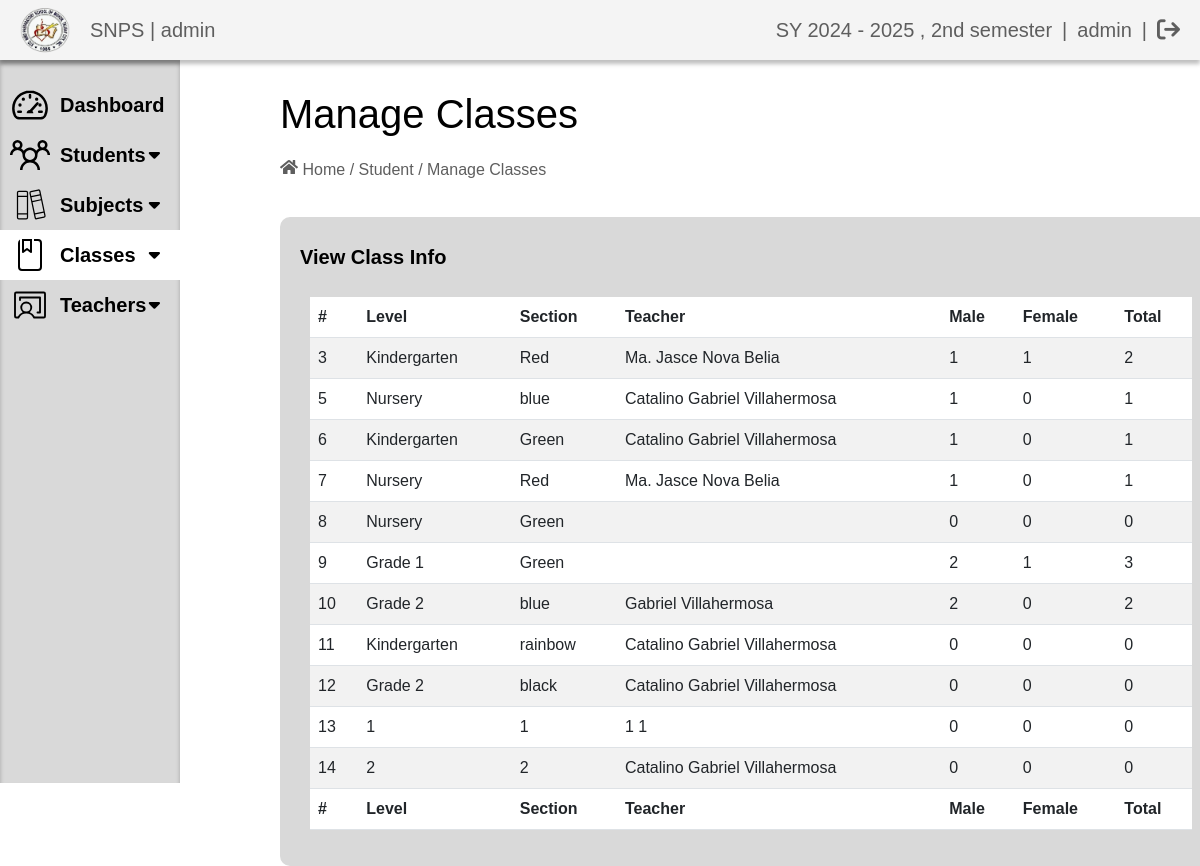
The page /adminDashboard/manageclass.php (signed in) on the database its author committed.
### tables this page shows
CREATE TABLE `classes` (
  `id` int(11) NOT NULL,
  `section` varchar(100) DEFAULT NULL,
  `level` varchar(255) DEFAULT NULL,
  `teacher` varchar(255) DEFAULT NULL,
  `teacher_id` int(11) NOT NULL
);

### adminDashboard/manageclass.php (the view, shortened to what this page needs)
<?php
if (isset($_SESSION['id']) && isset($_SESSION['user_name'])) {
    $conn = new mysqli("localhost", "root", "", "studentgradingsystem");
    $currentYear = date("Y");
    $currentMonth = date("n");
    if ($currentMonth < 6) {
        $startYear = $currentYear - 1;
        $endYear = $currentYear;
        $semester = "2nd semester";
    } else {
        $startYear = $currentYear;
        $endYear = $currentYear + 1;
        $semester = "1st semester";
    }
    $schoolYear = $startYear . " - " . $endYear . " , " . $semester;
    $sql = "
    SELECT
        c.id,
        c.level,
        c.section,
        c.teacher,
        SUM(CASE WHEN s.gender = 'Male' THEN 1 ELSE 0 END) AS male,
        SUM(CASE WHEN s.gender = 'Female' THEN 1 ELSE 0 END) AS female,
        COUNT(s.id) AS total
    FROM
        classes c
    LEFT JOIN
        studentinfo s ON c.id = s.class
    GROUP BY
        c.id, c.level, c.section,c.teacher
    ";
    $result = $conn->query($sql);
    ?>
    <!DOCTYPE html>
    <html>
    <head>
        <link rel="stylesheet" href="../Assets/css/bootstrap.min.css">
        <link rel="stylesheet" href="https://cdn.datatables.net/2.1.8/css/dataTables.bootstrap5.css">
        <link rel="stylesheet" type="text/css" href="../Assets/css/manageclass.css">
        <link rel="stylesheet" href="https://cdnjs.cloudflare.com/ajax/libs/font-awesome/6.4.2/css/all.min.css"
 />
    </head>
    <body>
        <div class="header">
            <div class="header-left">
                <img src="../Assets/images/logo.png" alt="Logo">
                <p>SNPS | <?php echo $_SESSION['role']; ?></p>
            </div>
            <div class="navlink">
                <p>SY <?php echo $schoolYear; ?></p>
                <p>|</p>
                <p class="user-name"><?php echo $_SESSION['name']; ?></p>
                <p>|</p>
                <a href="../logout.php"><i class="fa-solid fa-arrow-right-from-bracket"></i></a>
            </div>
        </div>
        <div class="sidenav">
            <ul>
                <li><a href="../adminDashboard/admin_dashboard.php" class="dashboardbtn">
                        <p class="stash--dashboard"></p>Dashboard
                    </a></li>
                <li><a href="#" class="student-btn">
                        <p class="fluent-mdl2--group"></p>Students
                        <span class="fas fa-caret-down second"></span>
                    </a>
                </li>
                <li><a href="#" class="jobplace-btn">
                        <p class="ph--books-thin"></p>Subjects
                        <span class="fas fa-caret-down third"></span>
                    </a>
                </li>
                <li><a href="#" class="classes-btn">
                        <p class="fluent--class-20-regular"></p>Classes
                        <span class="fas fa-caret-down fourth"></span>
                    </a>
                </li>
                <li><a href="#" class="teacher_add-btn">
                        <p class="ph--chalkboard-teacher-light"></p>Teachers
                        <span class="fas fa-caret-down fifth"></span>
                    </a>
                </li>
            </ul>
        </div>
        <div class="body-contents">
            <h1>Manage Classes</h1>
            <div class="bread-crumb">
                <p><span class="fa-solid--home"></span> Home / Student / Manage Classes</p>
            </div>
            <div class="dashboard">
                <p>View Class Info</p>
                <div class="datatable">
                    <table id="example" class="table table-striped" style="width:100%">
                        <thead>
                            <tr>
                                <th>#</th>
                                <th>Level</th>
                                <th>Section</th>
                                <th>Teacher</th>
                                <th>Male</th>
                                <th>Female</th>
                                <th>Total</th>
                            </tr>
                        </thead>
                        <tbody>
                            <?php
                            if ($result->num_rows > 0) {
                                while ($row = $result->fetch_assoc()) {
                                    echo "<tr>";
                                    echo "<td>" . $row['id'] . "</td>";
                                    echo "<td>" . $row['level'] . "</td>";
                                    echo "<td>" . $row['section'] . "</td>";
                                    echo "<td>" . $row['teacher'] . "</td>";
                                    echo "<td>" . $row['male'] . "</td>";
                                    echo "<td>" . $row['female'] . "</td>";
                                    echo "<td>" . $row['total'] . "</td>";
                                    echo "</tr>";
                                }
                            }
                            ?>
                        </tbody>
                        <tfoot>
                            <tr>
                                <th>#</th>
                                <th>Level</th>
                                <th>Section</th>
                                <th>Teacher</th>
                                <th>Male</th>
                                <th>Female</th>
                                <th>Total</th>
                            </tr>
                        </tfoot>
                    </table>
                </div>
            </div>
        </div>
    </body>
    </html>
    <?php
} else {
    header("Location: ../index.php");
    exit();
}
?>

### Assets/css/manageclass.css (style rules this page uses)
* { margin: 0; padding: 0; box-sizing: border-box; font-family: 'Arial', sans-serif; }
body { margin-top: 60px; }
.header { position: fixed; top: 0; width: 100%; display: flex; align-items: center; justify-content: space-between; padding: 10px 20px; background-color: #f4f4f4; height: 60px; box-shadow: 0px 4px 4px 0px rgba(0, 0, 0, 0.25); z-index: 1000; }
.header-left { display: flex; align-items: center; flex-shrink: 0; }
.header img { height: 50px; width: 50px; margin-right: 20px; }
.header p { color: #5E5E5E; font-size: 20px; margin: 0; }
.navlink { display: flex; align-items: center; gap: 10px; margin-left: auto; }
.navlink p { color: #5E5E5E; margin: 0; white-space: nowrap; }
.navlink a { color: #5E5E5E; font-size: 23px; text-decoration: none; }
.navlink p.user-name { max-width: 200px; overflow: hidden; text-overflow: ellipsis; white-space: nowrap; }
.sidenav { width: 15%; height: 45.2em; background: #D9D9D9; box-shadow: 0px 4px 4px 0px rgba(0, 0, 0, 0.25) inset; position: fixed; overflow-y: auto; scrollbar-width: none; }
.sidenav li { line-height: 30px; }
.sidenav ul li { line-height: 50px; }
.sidenav ul li a { position: relative; color: #000; padding-left: 55px; text-decoration: none; font-size: 20px; display: block; width: 100%; border-left: 5px solid transparent; font-weight: 600; }
.sidenav ul li a span { position: absolute; top: 50%; right: 20px; transform: translateY(-50%); font-size: 18px; transition: transform 0.4s; }
.dashboardbtn { margin-top: 20px; }
.classes-btn { background-color: white; border-left-color: #5E5E5E; }
.stash--dashboard { position: absolute; display: inline-block; width: 2em; height: 2em; background-color: currentColor; -webkit-mask-image: var(--svg); mask-image: var(--svg); -webkit-mask-repeat: no-repeat; mask-repeat: no-repeat; -webkit-mask-size: 100% 100%; mask-size: 100% 100%; margin-top: 5px; margin-left: -50px; }
.ph--books-thin { position: absolute; display: inline-block; width: 2em; height: 2em; background-repeat: no-repeat; background-size: 100% 100%; margin-top: 5px; margin-left: -50px; }
.ph--chalkboard-teacher-light { position: absolute; display: inline-block; width: 2em; height: 2em; background-repeat: no-repeat; background-size: 100% 100%; margin-top: 5px; margin-left: -50px; }
.fluent-mdl2--group { position: absolute; display: inline-block; width: 2em; height: 2em; background-repeat: no-repeat; background-size: 100% 100%; margin-top: 5px; margin-left: -50px; }
.fluent--class-20-regular { position: absolute; display: inline-block; width: 2em; height: 2em; background-repeat: no-repeat; background-size: 100% 100%; margin-top: 5px; margin-left: -50px; }
.body-contents { position: absolute; color: black; margin-left: 280px; margin-top: 30px; width: 78.5%; height: 85%; }
.dashboard { margin-top: 35px; background-color: #D9D9D9; min-height: 50%; border-radius: 10px; }
.fa-solid--home { display: inline-block; width: 1.13em; height: 1em; background-repeat: no-repeat; background-size: 100% 100%; }
.bread-crumb p { color: #5E5E5E; margin-top: 20px }
.datatable { padding: 20px 30px; }
.dashboard p { padding: 25px 20px; font-size: 20px; font-weight: bold; margin-bottom: -20px; }

### rows shown on the page
classes: id "3", level "Kindergarten", section "Red", teacher "Ma. Jasce Nova Belia", male "1", female "1", total "2"
classes: id "5", level "Nursery", section "blue", teacher "Catalino Gabriel Villahermosa", male "1", female "0", total "1"
classes: id "6", level "Kindergarten", section "Green", teacher "Catalino Gabriel Villahermosa", male "1", female "0", total "1"
classes: id "7", level "Nursery", section "Red", teacher "Ma. Jasce Nova Belia", male "1", female "0", total "1"
classes: id "8", level "Nursery", section "Green", male "0", female "0", total "0"
classes: id "9", level "Grade 1", section "Green", male "2", female "1", total "3"
classes: id "10", level "Grade 2", section "blue", teacher "Gabriel Villahermosa", male "2", female "0", total "2"
classes: id "11", level "Kindergarten", section "rainbow", teacher "Catalino Gabriel Villahermosa", male "0", female "0", total "0"
classes: id "12", level "Grade 2", section "black", teacher "Catalino Gabriel Villahermosa", male "0", female "0", total "0"
classes: id "13", level "1", section "1", teacher "1 1", male "0", female "0", total "0"
classes: id "14", level "2", section "2", teacher "Catalino Gabriel Villahermosa", male "0", female "0", total "0"

### other values the page prints
$_SESSION['role'] "admin"
$_SESSION['name'] "admin"
